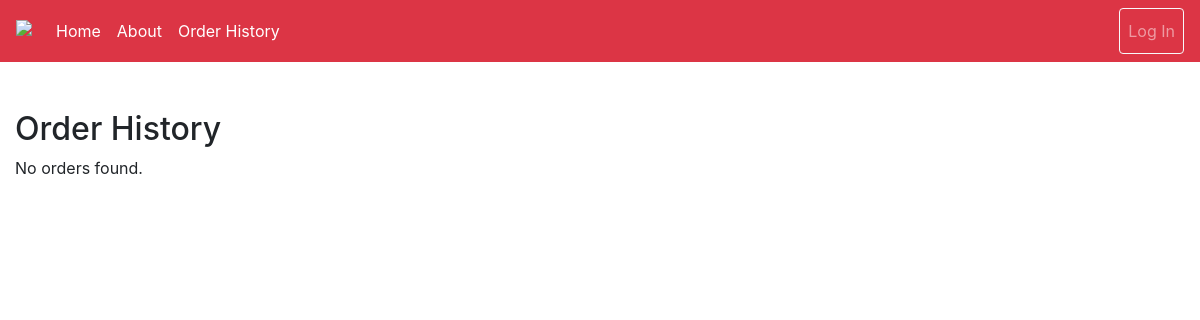
The app's page /users/ord-history (signed in), older data.
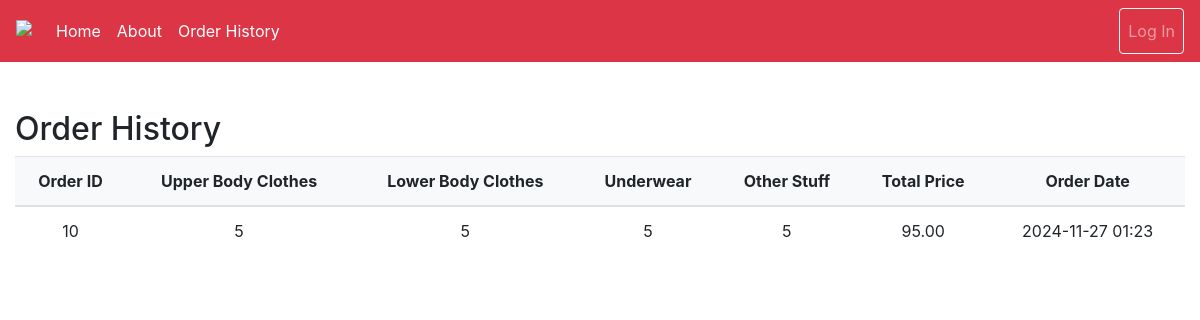
The same page, newer data.
### users/models.py (models this page shows, shortened)
class Order(models.Model):
    STATUS_CHOICES = [
        ('looking_for_driver', 'Looking for Driver'),
        ('driver_on_the_way_to_pickup', 'Driver on the way to pickup'),
        ('driver_on_the_way_to_laundry', 'Driver on the way to laundry'),
        ('laundry_received', 'Laundry received'),
        ('laundry_cleaning', 'Laundry cleaning'),
        ('driver_on_the_way_to_customer', 'Driver on the way to customer'),
        ('delivered', 'Delivered'),
        ('finished', 'Finished'),
    ]
    user = models.ForeignKey(User, on_delete=models.CASCADE, null=True)
    upper_body_clothes = models.IntegerField(default=0)
    lower_body_clothes = models.IntegerField(default=0)
    underwear = models.IntegerField(default=0)
    other_stuff = models.IntegerField(default=0)
    order_date = models.DateTimeField(auto_now_add=True)
    total_price = models.DecimalField(max_digits=10, decimal_places=2, default=0.00)
    created_at = models.DateTimeField(default=timezone.now)
    status = models.CharField(max_length=50, choices=STATUS_CHOICES, default='looking_for_driver')

### users/views.py (the view)
# urls.py: path('ord-history', views.ord_history, name='ord-history'),
def ord_history(request):
    if request.user.is_authenticated:
        orders = Order.objects.filter(user=request.user)  # Filter orders for the logged-in user
    else:
        orders = []  # No orders if the user is not authenticated
    return render(request, 'users/ord-history.html', {'orders': orders})

### users/templates/users/ord-history.html (shortened to what this page needs)
{% extends 'users/baseCustomer.html' %}
{% block content %}
<div class="container mt-5">
    <h2>Order History</h2>
    {% if orders %}
        <table class="table">
            <thead>
                <tr>
                    <th>Order ID</th>
                    <th>Upper Body Clothes</th>
                    <th>Lower Body Clothes</th>
                    <th>Underwear</th>
                    <th>Other Stuff</th>
                    <th>Total Price</th>
                    <th>Order Date</th>
                </tr>
            </thead>
            <tbody>
                {% for order in orders %}
                    <tr>
                        <td>{{ order.id }}</td>
                        <td>{{ order.upper_body_clothes }}</td>
                        <td>{{ order.lower_body_clothes }}</td>
                        <td>{{ order.underwear }}</td>
                        <td>{{ order.other_stuff }}</td>
                        <td>{{ order.total_price }}</td>
                        <td>{{ order.created_at|date:"Y-m-d H:i" }}</td>
                    </tr>
                {% endfor %}
            </tbody>
        </table>
    {% else %}
        <p>No orders found.</p>
    {% endif %}
</div>
{% endblock %}

Row changes from the older to the newer data that the page shows:
added Order: id "10", upper_body_clothes "5", lower_body_clothes "5", underwear "5", other_stuff "5", total_price "95.00", created_at "2024-11-27 01:23"
Text that changed along with them:
text no longer shown: "No orders found."
text now shown: "Order ID Upper Body Clothes Lower Body Clothes Underwear Other Stuff Total Price Order Date"
